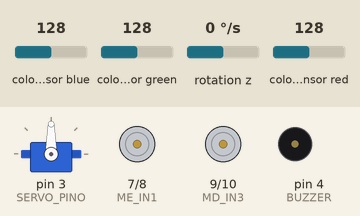
A sketch run on a simulated Arduino Nano, built with avr-gcc and run on an emulated ATmega328P. On the bench: servo, motor-driver pin pairs drawn as motors (green arrow = first pin HIGH = forward, orange = second pin HIGH = backward, longer = more drive, scaled by the enable pin), buzzer (waves = sounding, pin HIGH). Wiring (inferred from the names in the program): TCS3200 colour sensor: output pin 13; S2 A2; S3 A3; MPU-6050 motion sensor at I2C address 0x68. The test bench sets the inputs (shaded band); at power-on: colour sensor blue 128, colour sensor green 128, rotation z 0 °/s, colour sensor red 128. Pins used as bus, display or sensor lines are not drawn.

Above: at 0.1 s.
At 0.6 s:
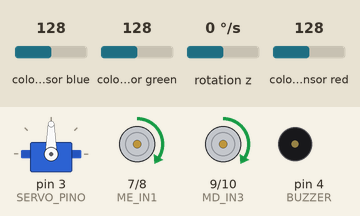
Timing chart, 0 to 2.1 s (numbered marks = the images above):
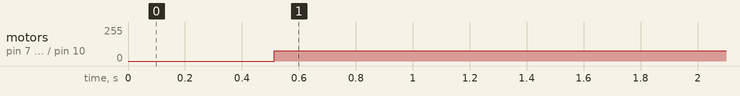

Measured:
- by itself, motor on pin 7 (ME_IN1) / pin 8 (ME_IN2), motor on pin 9 (MD_IN3) / pin 10 (MD_IN4): stopped → forward 76/255 at 0.51 s

The sketch:

Exemplo_Arduino_-_pare_na_faixa_preta__UNO_.ino
```cpp
/*
  Faixa preta
  Gerado pelo Portal da Robótica CROCOBOTS (bancada de simulação) para Arduino UNO.
  Programas grandes (seguidor completo com resgate) passam dos 32 KB do UNO: use um Arduino Mega 2560
  com as mesmas ligações (Ferramentas > Placa > Arduino Mega or Mega 2560).

  Ligações (as mesmas do robô da bancada):
    Ponte H L298N .... motor esquerdo: ENA 5, IN1 7, IN2 8 | motor direito: ENB 6, IN3 9, IN4 10
    Servo da pá ...... sinal no pino 3
    Buzzer ........... pino 4
    Ultrassônico ..... HC-SR04: TRIG 12, ECHO 11
    Sensores de linha  TCRT5000 (saída analógica): esquerdo A0, direito A1
    Sensores de cor .. TCS3200 com S0 e S1 em 5V: S2 A2 e S3 A3 (ligados nos dois), OUT esquerdo 2, OUT direito 13
    Giroscópio ....... MPU-6050 no I2C: SDA A4, SCL A5
  Bibliotecas: Servo e Wire (já vêm com a Arduino IDE). Não precisa instalar nada.

  Calibre no robô de verdade: CM_POR_SEGUNDO (quantos cm ele anda em 1 s a 100%) e os limites de cor em corDetectada().

  BANCADA-PROJETO (não apague: é por aqui que a bancada abre este arquivo de volta em blocos)
eyJmb3JtYXRvIjoiYmFuY2FkYS1vYnIiLCJ2ZXJzYW8iOjEsInBsYXRhZm9ybWEiOiJhcmR1aW5vIiwibm9tZSI6IkZhaXhhIHBy
ZXRhIiwicHJvZyI6eyJzY3JpcHRzIjpbeyJpZCI6ImIzNzU2NiIsIngiOjQwLCJ5Ijo0MCwicGlsaGEiOlt7ImlkIjoiYjM3NTY3
Iiwib3AiOiJldl9pbmljaW8iLCJhIjp7fSwiYyI6W119LHsiaWQiOiJiMzc1NjgiLCJvcCI6Im1vdl92ZWwiLCJhIjp7IlZBTCI6
eyJsaXQiOiIzMCJ9fSwiYyI6W119LHsiaWQiOiJiMzc1NjkiLCJvcCI6Im1vdl9pbmljaWFyIiwiYSI6eyJESVIiOnsibGl0Ijoi
Zm9yd2FyZCJ9fSwiYyI6W119LHsiaWQiOiJiMzc1NzEiLCJvcCI6ImN0bF9lc3BlcmFyX2F0ZSIsImEiOnsiQ09ORCI6eyJpZCI6
ImIzNzU3MCIsIm9wIjoic2VuX2Vjb3IiLCJhIjp7IlAiOnsibGl0IjoiU0QifSwiQ09SIjp7ImxpdCI6IjAifX0sImMiOltdfX0s
ImMiOltdfSx7ImlkIjoiYjM3NTcyIiwib3AiOiJtb3ZfcGFyYXIiLCJhIjp7fSwiYyI6W119LHsiaWQiOiJiMzc1NzMiLCJvcCI6
Imx1el90ZXh0byIsImEiOnsiVFhUIjp7ImxpdCI6ImFjaGVpIGEgZmFpeGEifX0sImMiOltdfV19XSwidmFycyI6W10sInByb2Nz
IjpbXX19
*/
#include <Servo.h>
#include <Wire.h>

const int ME_EN = 5, ME_IN1 = 7, ME_IN2 = 8;
const int MD_EN = 6, MD_IN3 = 9, MD_IN4 = 10;
const int SERVO_PINO = 3, BUZZER = 4, US_TRIG = 12, US_ECHO = 11;
const int LINHA_ESQ = A0, LINHA_DIR = A1, COR_S2 = A2, COR_S3 = A3, COR_OUT_ESQ = 2, COR_OUT_DIR = 13;
const int MPU = 0x68;

float CM_POR_SEGUNDO = 45.0;     // a 100%: meça no seu robô
float velocidadeMov = 50;        // % usada por andar() e moverComDirecao()
unsigned long inicioCron = 0;
Servo servo;
float guinada = 0, derivaGiro = 0;
unsigned long ultimoGiro = 0;


float divide(float a, float b) { return b == 0 ? 0 : a / b; }
float cronometro() { return (millis() - inicioCron) / 1000.0; }

void motor(int en, int a, int b, float pct) {
  pct = constrain(pct, -100, 100);
  digitalWrite(a, pct >= 0 ? HIGH : LOW);
  digitalWrite(b, pct >= 0 ? LOW : HIGH);
  analogWrite(en, (int)(fabs(pct) * 2.55));
}
void motores(float esq, float dir) { motor(ME_EN, ME_IN1, ME_IN2, esq); motor(MD_EN, MD_IN3, MD_IN4, dir); }
void motorPorta(int p, float pct) {   // 0 = esquerdo, 1 = direito
  if (p == 0) motor(ME_EN, ME_IN1, ME_IN2, pct);
  else if (p == 1) motor(MD_EN, MD_IN3, MD_IN4, pct);
}
void pararTudo() { motores(0, 0); while (true) delay(100); }

/* giroscópio: integra o eixo Z do MPU-6050 (graus, positivo = virou para a direita) */
int16_t leRegistro16(int reg) {
  Wire.beginTransmission(MPU); Wire.write(reg); Wire.endTransmission(false);
  Wire.requestFrom(MPU, 2); return (Wire.read() << 8) | Wire.read();
}
void iniciaGiro() {
  Wire.begin(); Wire.beginTransmission(MPU); Wire.write(0x6B); Wire.write(0); Wire.endTransmission();
  long soma = 0; for (int i = 0; i < 200; i++) { soma += leRegistro16(0x47); delay(2); }
  derivaGiro = soma / 200.0; ultimoGiro = micros();
}
void atualizaSensores() {
  unsigned long agora = micros();
  float dt = (agora - ultimoGiro) / 1000000.0; ultimoGiro = agora;
  guinada -= (leRegistro16(0x47) - derivaGiro) / 131.0 * dt;
}
float anguloGuinada() { atualizaSensores(); return guinada; }
float anguloInclinacao(char eixo) {
  float ax = leRegistro16(0x3B), ay = leRegistro16(0x3D), az = leRegistro16(0x3F);
  if (eixo == 'r') return atan2(ay, az) * 57.3;
  return atan2(-ax, sqrt(ay * ay + az * az)) * 57.3;
}
void esperar(float s) { unsigned long t = millis(); while (millis() - t < s * 1000) atualizaSensores(); }

/* sensores de linha e de cor */
int lerLinha(int lado) { return analogRead(lado == 0 ? LINHA_ESQ : LINHA_DIR); }
int lerCanal(int lado, char canal) {
  digitalWrite(COR_S2, canal == 'g' ? HIGH : LOW);
  digitalWrite(COR_S3, canal == 'r' ? LOW : HIGH);
  unsigned long p = pulseIn(lado == 0 ? COR_OUT_ESQ : COR_OUT_DIR, LOW, 40000);
  if (p == 0) return 0;
  return constrain(map(p, 400, 40, 0, 255), 0, 255);   // pulso curto = muita luz
}
/* 0 preto, 3 azul, 6 verde, 7 amarelo, 9 vermelho, 10 branco (os mesmos números do SPIKE) */
int corDetectada(int lado) {
  int r = lerCanal(lado, 'r'), g = lerCanal(lado, 'g'), b = lerCanal(lado, 'b');
  int mx = max(r, max(g, b)), mn = min(r, min(g, b));
  if (mx < 55) return 0;
  if (mx - mn < 40) return mx < 105 ? 0 : 10;
  if (g == mx) return 6;
  if (r == mx) return g > b + 40 ? 7 : 9;
  return 3;
}
float distanciaCm() {
  digitalWrite(US_TRIG, LOW); delayMicroseconds(2);
  digitalWrite(US_TRIG, HIGH); delayMicroseconds(10); digitalWrite(US_TRIG, LOW);
  unsigned long t = pulseIn(US_ECHO, HIGH, 25000);
  return t == 0 ? 200 : t / 58.0;
}
void bipe(float nota, float segundos) {
  tone(BUZZER, 440.0 * pow(2, (nota - 69) / 12.0), (unsigned long)(segundos * 1000));
  esperar(segundos);
}

/* andar: sem encoder, a distância sai do tempo (calibre CM_POR_SEGUNDO) */
float segundosPara(float valor, bool emSegundos) {
  if (emSegundos) return valor;
  return fabs(valor) / (CM_POR_SEGUNDO * velocidadeMov / 100.0);
}
void comecarAMover(char dir) {   // f frente, b trás, e esquerda, d direita
  float v = velocidadeMov;
  if (dir == 'b') motores(-v, -v); else if (dir == 'e') motores(-v, v); else if (dir == 'd') motores(v, -v); else motores(v, v);
}
void andar(char dir, float valor, bool emSegundos) { comecarAMover(dir); esperar(segundosPara(valor, emSegundos)); motores(0, 0); }
void moverComDirecao(float d) {
  float v = velocidadeMov, k = constrain(d, -100, 100);
  if (k >= 0) motores(v, v * (1 - 2 * k / 100)); else motores(v * (1 + 2 * k / 100), v);
}
void andarComDirecao(float d, float valor, bool emSegundos) { moverComDirecao(d); esperar(segundosPara(valor, emSegundos)); motores(0, 0); }


void programa() {
  velocidadeMov = 30;
  comecarAMover('f');
  while (!((corDetectada(1) == 0))) atualizaSensores();
  motores(0, 0);
  Serial.println(F("achei a faixa"));
}

void setup() {
  Serial.begin(9600);
  pinMode(ME_EN, OUTPUT); pinMode(ME_IN1, OUTPUT); pinMode(ME_IN2, OUTPUT);
  pinMode(MD_EN, OUTPUT); pinMode(MD_IN3, OUTPUT); pinMode(MD_IN4, OUTPUT);
  pinMode(US_TRIG, OUTPUT); pinMode(US_ECHO, INPUT); pinMode(BUZZER, OUTPUT);
  pinMode(COR_S2, OUTPUT); pinMode(COR_S3, OUTPUT); pinMode(COR_OUT_ESQ, INPUT); pinMode(COR_OUT_DIR, INPUT);
  servo.attach(SERVO_PINO);
  iniciaGiro();
  randomSeed(analogRead(A6));
  inicioCron = millis();
  programa();
  motores(0, 0);
}

void loop() {
}
```
